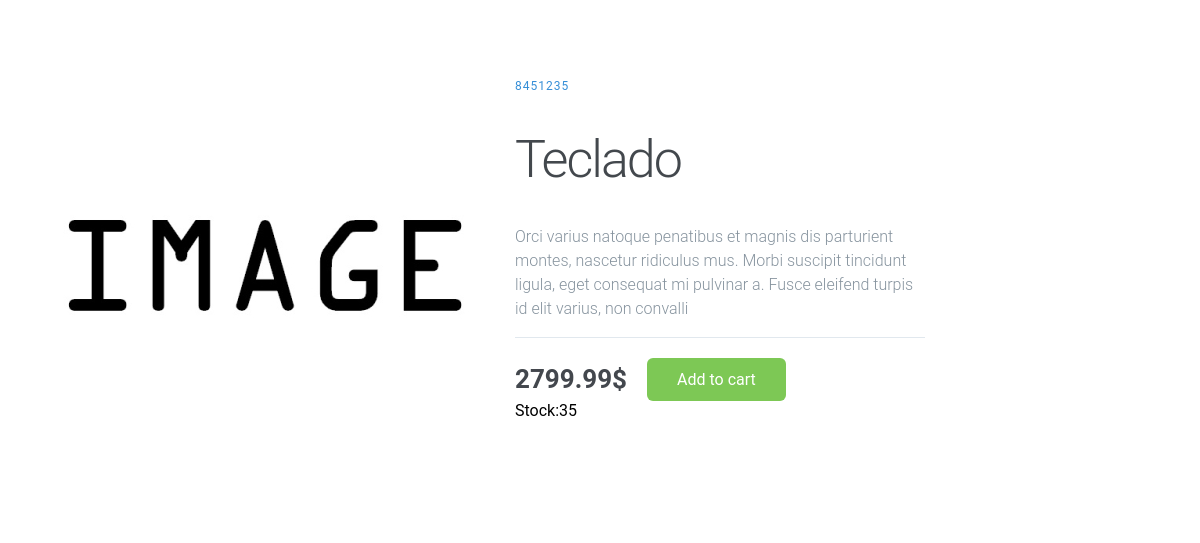
Screenshot of /index.php/Detalle/index/3 with the database file from the repository.
### tables this page shows
CREATE TABLE `productos` (
  `id` int(11) NOT NULL,
  `Nombre` varchar(20) NOT NULL,
  `Precio` double NOT NULL,
  `Stock` int(11) NOT NULL,
  `Codigo` int(11) NOT NULL,
  `Descripcion` varchar(200) NOT NULL
);

### application/controllers/Detalle.php (called while the page is built, shortened)
<?php
class Detalle extends CI_Controller {
	public function index($id)
	{
		$this->load->model("productosModel");
		$resultado = $this->productosModel->getById($id);
		if(isset($resultado[0]))$this->load->view("detalle.php",array("producto"=>$resultado[0]));
	}
}

### index.php (called while the page is built, shortened)
<?php
require_once BASEPATH.'core/CodeIgniter.php';

### application/models/productosModel.php (called while the page is built, shortened)
<?php
class productosModel extends CI_Model{
    public function getById($id){
        $this->db->select("*");
        $this->db->from("productos");
        $this->db->where("id='$id'");
        $consulta = $this->db->get();
        return $consulta->result_array();
    }
}

### application/views/detalle.php (the view, shortened to what this page needs)
?><!DOCTYPE html>
<html lang="en">
<head>
	<link rel="stylesheet" href="<?php echo base_url()?>css/style2.css">
</head>
<body>
	<main class="container">
	  <div class="left-column">
	    <img src="<?php echo base_url()?>/public/img/Image (1).jpg" alt="Product Image"/>
	  </div>
	  <div class="right-column">
	    <div class="product-description">
				<span><?php echo $producto["Codigo"]?></span>
	      <h1><?php echo $producto["Nombre"]?></h1>
	      <p><?php echo $producto["Descripcion"]?></p>
	    </div>
	    <div class="product-price">
	      <span><?php echo $producto["Precio"]?>$</span>
	      <a href="#" class="cart-btn">Add to cart</a>
	    </div>
			<div class="product-stock">
				<span>Stock:<?php echo $producto["Stock"]?></span>
			</div>
	  </div>
	</main>
</body>
</html>

### css/style2.css (style rules this page uses)
html, body { height: 100%; width: 100%; margin: 0; font-family: 'Roboto', sans-serif; }
.container { max-width: 1200px; margin: 0 auto; padding: 15px; display: flex; }
.right-column { width: 35%; margin-top: 60px; }
.product-description { border-bottom: 1px solid #E1E8EE; margin-bottom: 20px; }
.product-description span { font-size: 12px; color: #358ED7; letter-spacing: 1px; text-transform: uppercase; text-decoration: none; }
.product-description h1 { font-weight: 300; font-size: 52px; color: #43484D; letter-spacing: -2px; }
.product-description p { font-size: 16px; font-weight: 300; color: #86939E; line-height: 24px; }
.product-price { display: flex; align-items: center; }
.product-price span { font-weight: bolder; font-size: 26px; color: #43474D; margin-right: 20px; }
.cart-btn { display: inline-block; background-color: #7DC855; border-radius: 6px; font-size: 16px; color: #FFFFFF; text-decoration: none; padding: 12px 30px; transition: all .5s; }

### rows the page displays
productos: Codigo "8451235", Nombre "Teclado", Descripcion "Orci varius natoque penatibus et magnis dis parturient montes, nascetur ridiculus mus. Morbi suscipit tincidunt ligula, eget consequat mi pulvinar a. Fusce eleifend turpis id elit varius, non convalli", Precio "2799.99", Stock "35"
